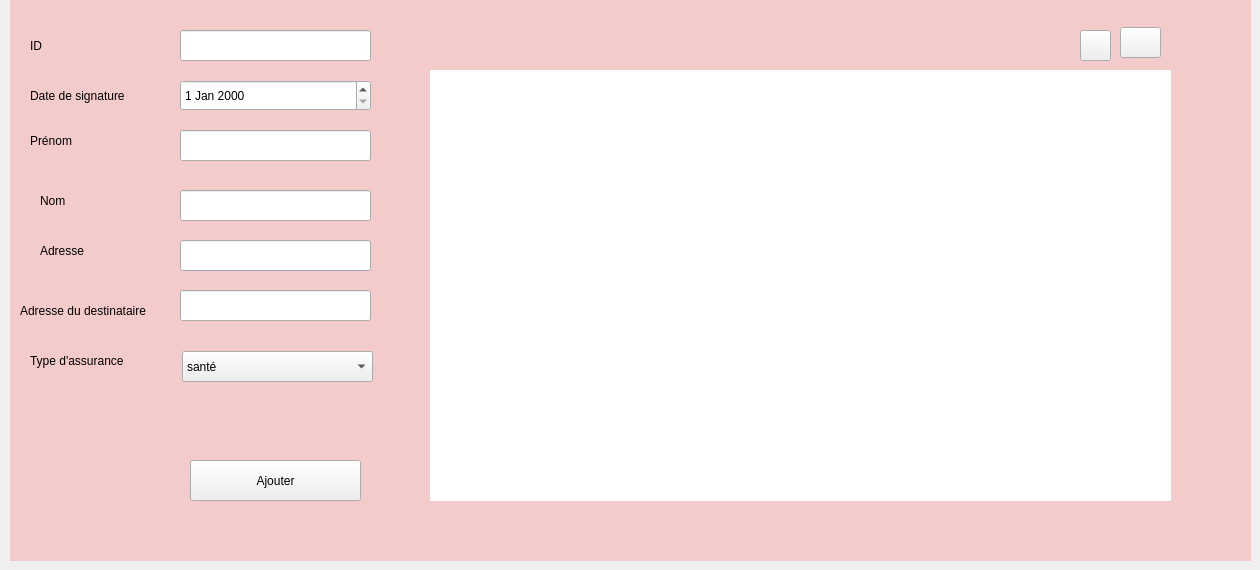
    <widget class="QWidget" name="page_2">
     <widget class="QLabel" name="interfacerose">
      <property name="geometry">
       <rect>
        <x>10</x>
        <y>0</y>
        <width>1241</width>
        <height>561</height>
       </rect>
      </property>
      <property name="styleSheet">
       <string notr="true">    background-color:   #f3cbcb ;
</string>
      </property>
      <property name="text">
       <string/>
      </property>
     </widget>
     <widget class="QLabel" name="Prenom_2">
      <property name="geometry">
       <rect>
        <x>30</x>
        <y>110</y>
        <width>151</width>
        <height>61</height>
       </rect>
      </property>
      <property name="font">
       <font>
        <family>MS Shell Dlg 2</family>
        <pointsize>9</pointsize>
        <weight>50</weight>
        <italic>false</italic>
        <bold>false</bold>
       </font>
      </property>
      <property name="styleSheet">
       <string notr="true">font: 9pt &quot;MS Shell Dlg 2&quot;;
font: 10pt &quot;MS Shell Dlg 2&quot;;
font: 9pt &quot;MS Shell Dlg 2&quot;;</string>
      </property>
      <property name="text">
       <string>Prénom</string>
      </property>
     </widget>
     <widget class="QLabel" name="Nom">
      <property name="geometry">
       <rect>
        <x>40</x>
        <y>170</y>
        <width>141</width>
        <height>61</height>
       </rect>
      </property>
      <property name="font">
       <font>
        <family>MS Shell Dlg 2</family>
        <pointsize>9</pointsize>
        <weight>50</weight>
        <italic>false</italic>
        <bold>false</bold>
       </font>
      </property>
      <property name="styleSheet">
       <string notr="true">font: 9pt &quot;MS Shell Dlg 2&quot;;
font: 10pt &quot;MS Shell Dlg 2&quot;;
font: 9pt &quot;MS Shell Dlg 2&quot;;</string>
      </property>
      <property name="text">
       <string>Nom</string>
      </property>
     </widget>
     <widget class="QLabel" name="Datedesignature">
      <property name="geometry">
       <rect>
        <x>30</x>
        <y>70</y>
        <width>121</width>
        <height>51</height>
       </rect>
      </property>
      <property name="font">
       <font>
        <family>MS Shell Dlg 2</family>
        <pointsize>9</pointsize>
        <weight>50</weight>
        <italic>false</italic>
        <bold>false</bold>
       </font>
      </property>
      <property name="styleSheet">
       <string notr="true">font: 9pt &quot;MS Shell Dlg 2&quot;;
font: 10pt &quot;MS Shell Dlg 2&quot;;
font: 9pt &quot;MS Shell Dlg 2&quot;;</string>
      </property>
      <property name="text">
       <string>Date de signature</string>
      </property>
     </widget>
     <widget class="QLabel" name="adresse">
      <property name="geometry">
       <rect>
        <x>40</x>
        <y>220</y>
        <width>141</width>
        <height>61</height>
       </rect>
      </property>
      <property name="font">
       <font>
        <family>MS Shell Dlg 2</family>
        <pointsize>9</pointsize>
        <weight>50</weight>
        <italic>false</italic>
        <bold>false</bold>
       </font>
      </property>
      <property name="styleSheet">
       <string notr="true">font: 9pt &quot;MS Shell Dlg 2&quot;;
font: 10pt &quot;MS Shell Dlg 2&quot;;
font: 9pt &quot;MS Shell Dlg 2&quot;;</string>
      </property>
      <property name="text">
       <string>Adresse</string>
      </property>
     </widget>
     <widget class="QLabel" name="Adresse_du_destinataire">
      <property name="geometry">
       <rect>
        <x>20</x>
        <y>280</y>
        <width>161</width>
        <height>61</height>
       </rect>
      </property>
      <property name="font">
       <font>
        <family>MS Shell Dlg 2</family>
        <pointsize>9</pointsize>
        <weight>50</weight>
        <italic>false</italic>
        <bold>false</bold>
       </font>
      </property>
      <property name="styleSheet">
       <string notr="true">font: 9pt &quot;MS Shell Dlg 2&quot;;
font: 10pt &quot;MS Shell Dlg 2&quot;;
font: 9pt &quot;MS Shell Dlg 2&quot;;</string>
      </property>
      <property name="text">
       <string>Adresse du destinataire</string>
      </property>
     </widget>
     <widget class="QLabel" name="Typedassurance">
      <property name="geometry">
       <rect>
        <x>30</x>
        <y>330</y>
        <width>141</width>
        <height>61</height>
       </rect>
      </property>
      <property name="font">
       <font>
        <family>MS Shell Dlg 2</family>
        <pointsize>9</pointsize>
        <weight>50</weight>
        <italic>false</italic>
        <bold>false</bold>
       </font>
      </property>
      <property name="styleSheet">
       <string notr="true">font: 9pt &quot;MS Shell Dlg 2&quot;;
font: 10pt &quot;MS Shell Dlg 2&quot;;
font: 9pt &quot;MS Shell Dlg 2&quot;;</string>
      </property>
      <property name="text">
       <string>Type d'assurance</string>
      </property>
     </widget>
     <widget class="QLineEdit" name="Prenom_1">
      <property name="geometry">
       <rect>
        <x>180</x>
        <y>130</y>
        <width>191</width>
        <height>31</height>
       </rect>
      </property>
     </widget>
     <widget class="QLineEdit" name="NomC">
      <property name="geometry">
       <rect>
        <x>180</x>
        <y>190</y>
        <width>191</width>
        <height>31</height>
       </rect>
      </property>
     </widget>
     <widget class="QLineEdit" name="adresse_2">
      <property name="geometry">
       <rect>
        <x>180</x>
        <y>240</y>
        <width>191</width>
        <height>31</height>
       </rect>
      </property>
     </widget>
     <widget class="QLineEdit" name="Add_1">
      <property name="geometry">
       <rect>
        <x>180</x>
        <y>290</y>
        <width>191</width>
        <height>31</height>
       </rect>
      </property>
     </widget>
     <widget class="QPushButton" name="Ajouter">
      <property name="geometry">
       <rect>
        <x>190</x>
        <y>460</y>
        <width>171</width>
        <height>41</height>
       </rect>
      </property>
      <property name="text">
       <string>Ajouter</string>
      </property>
     </widget>
     <widget class="QDateEdit" name="date_a">
      <property name="geometry">
       <rect>
        <x>180</x>
        <y>80</y>
        <width>191</width>
        <height>31</height>
       </rect>
      </property>
     </widget>
     <widget class="QTableView" name="table_as">
      <property name="geometry">
       <rect>
        <x>430</x>
        <y>70</y>
        <width>741</width>
        <height>431</height>
       </rect>
      </property>
      <property name="styleSheet">
       <string notr="true">border:none;</string>
      </property>
     </widget>
     <widget class="QPushButton" name="pushButton">
      <property name="geometry">
       <rect>
        <x>1080</x>
        <y>30</y>
        <width>31</width>
        <height>31</height>
       </rect>
      </property>
      <property name="styleSheet">
       <string notr="true">border-image: url(:/res/pen.png);</string>
      </property>
      <property name="text">
       <string/>
      </property>
     </widget>
     <widget class="QPushButton" name="pushButton_2">
      <property name="geometry">
       <rect>
        <x>1120</x>
        <y>27</y>
        <width>41</width>
        <height>31</height>
       </rect>
      </property>
      <property name="styleSheet">
       <string notr="true">border-image: url(:/res/trash.png);</string>
      </property>
      <property name="text">
       <string/>
      </property>
     </widget>
     <widget class="QComboBox" name="typeaa">
      <property name="geometry">
       <rect>
        <x>182</x>
        <y>351</y>
        <width>191</width>
        <height>31</height>
       </rect>
      </property>
      <item>
       <property name="text">
        <string>santé</string>
       </property>
      </item>
      <item>
       <property name="text">
        <string>famille</string>
       </property>
      </item>
      <item>
       <property name="text">
        <string>voiture</string>
       </property>
      </item>
     </widget>
     <widget class="QLineEdit" name="id">
      <property name="geometry">
       <rect>
        <x>180</x>
        <y>30</y>
        <width>191</width>
        <height>31</height>
       </rect>
      </property>
     </widget>
     <widget class="QLabel" name="Datedesignature_2">
      <property name="geometry">
       <rect>
        <x>30</x>
        <y>20</y>
        <width>121</width>
        <height>51</height>
       </rect>
      </property>
      <property name="font">
       <font>
        <family>MS Shell Dlg 2</family>
        <pointsize>9</pointsize>
        <weight>50</weight>
        <italic>false</italic>
        <bold>false</bold>
       </font>
      </property>
      <property name="styleSheet">
       <string notr="true">font: 9pt &quot;MS Shell Dlg 2&quot;;
font: 10pt &quot;MS Shell Dlg 2&quot;;
font: 9pt &quot;MS Shell Dlg 2&quot;;</string>
      </property>
      <property name="text">
       <string>ID</string>
      </property>
     </widget>
    </widget>
